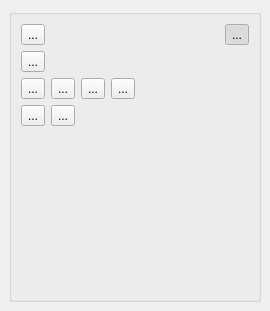
  <widget class="QDockWidget" name="toolWidget">
   <property name="sizePolicy">
    <sizepolicy hsizetype="Minimum" vsizetype="Minimum">
     <horstretch>0</horstretch>
     <verstretch>0</verstretch>
    </sizepolicy>
   </property>
   <property name="minimumSize">
    <size>
     <width>270</width>
     <height>311</height>
    </size>
   </property>
   <property name="autoFillBackground">
    <bool>false</bool>
   </property>
   <property name="styleSheet">
    <string notr="true">border-bottom-color: rgb(164, 0, 0);</string>
   </property>
   <property name="floating">
    <bool>false</bool>
   </property>
   <property name="features">
    <set>QDockWidget::DockWidgetFloatable</set>
   </property>
   <property name="windowTitle">
    <string>Outils de dessin</string>
   </property>
   <attribute name="dockWidgetArea">
    <number>1</number>
   </attribute>
   <widget class="QWidget" name="dockWidgetContents_2">
    <layout class="QGridLayout" name="gridLayout_4">
     <item row="0" column="1">
      <widget class="QGroupBox" name="groupBox">
       <property name="sizePolicy">
        <sizepolicy hsizetype="Minimum" vsizetype="Minimum">
         <horstretch>0</horstretch>
         <verstretch>0</verstretch>
        </sizepolicy>
       </property>
       <property name="title">
        <string/>
       </property>
       <property name="alignment">
        <set>Qt::AlignJustify|Qt::AlignVCenter</set>
       </property>
       <property name="flat">
        <bool>false</bool>
       </property>
       <layout class="QGridLayout" name="gridLayout_9">
        <item row="0" column="0">
         <layout class="QGridLayout" name="gridLayout_3">
          <item row="1" column="0">
           <layout class="QHBoxLayout" name="horizontalLayout_4">
            <item>
             <widget class="QToolButton" name="lineButton">
              <property name="focusPolicy">
               <enum>Qt::TabFocus</enum>
              </property>
              <property name="text">
               <string>...</string>
              </property>
              <property name="icon">
               <iconset resource="ressources.qrc">
                <normaloff>:/Icons/ressources/draw_line.png</normaloff>:/Icons/ressources/draw_line.png</iconset>
              </property>
              <property name="iconSize">
               <size>
                <width>32</width>
                <height>32</height>
               </size>
              </property>
              <property name="checkable">
               <bool>true</bool>
              </property>
              <property name="autoExclusive">
               <bool>true</bool>
              </property>
             </widget>
            </item>
            <item>
             <spacer name="horizontalSpacer">
              <property name="orientation">
               <enum>Qt::Horizontal</enum>
              </property>
              <property name="sizeHint" stdset="0">
               <size>
                <width>40</width>
                <height>20</height>
               </size>
              </property>
             </spacer>
            </item>
           </layout>
          </item>
          <item row="2" column="0">
           <layout class="QHBoxLayout" name="horizontalLayout_3">
            <item>
             <widget class="QToolButton" name="squareButton">
              <property name="text">
               <string>...</string>
              </property>
              <property name="icon">
               <iconset resource="ressources.qrc">
                <normaloff>:/Icons/ressources/Square.png</normaloff>:/Icons/ressources/Square.png</iconset>
              </property>
              <property name="iconSize">
               <size>
                <width>32</width>
                <height>32</height>
               </size>
              </property>
              <property name="checkable">
               <bool>true</bool>
              </property>
              <property name="autoExclusive">
               <bool>true</bool>
              </property>
              <property name="popupMode">
               <enum>QToolButton::DelayedPopup</enum>
              </property>
              <property name="toolButtonStyle">
               <enum>Qt::ToolButtonIconOnly</enum>
              </property>
              <property name="autoRaise">
               <bool>false</bool>
              </property>
              <property name="arrowType">
               <enum>Qt::NoArrow</enum>
              </property>
             </widget>
            </item>
            <item>
             <widget class="QToolButton" name="circleButton">
              <property name="text">
               <string>...</string>
              </property>
              <property name="icon">
               <iconset resource="ressources.qrc">
                <normaloff>:/Icons/ressources/Circle.png</normaloff>:/Icons/ressources/Circle.png</iconset>
              </property>
              <property name="iconSize">
               <size>
                <width>32</width>
                <height>32</height>
               </size>
              </property>
              <property name="checkable">
               <bool>true</bool>
              </property>
              <property name="autoExclusive">
               <bool>true</bool>
              </property>
              <property name="popupMode">
               <enum>QToolButton::DelayedPopup</enum>
              </property>
              <property name="toolButtonStyle">
               <enum>Qt::ToolButtonIconOnly</enum>
              </property>
              <property name="autoRaise">
               <bool>false</bool>
              </property>
              <property name="arrowType">
               <enum>Qt::NoArrow</enum>
              </property>
             </widget>
            </item>
            <item>
             <widget class="QToolButton" name="triangleButton">
              <property name="text">
               <string>...</string>
              </property>
              <property name="icon">
               <iconset resource="ressources.qrc">
                <normaloff>:/Icons/ressources/Triangle.png</normaloff>:/Icons/ressources/Triangle.png</iconset>
              </property>
              <property name="iconSize">
               <size>
                <width>32</width>
                <height>32</height>
               </size>
              </property>
              <property name="checkable">
               <bool>true</bool>
              </property>
              <property name="autoExclusive">
               <bool>true</bool>
              </property>
              <property name="popupMode">
               <enum>QToolButton::DelayedPopup</enum>
              </property>
              <property name="toolButtonStyle">
               <enum>Qt::ToolButtonIconOnly</enum>
              </property>
              <property name="autoRaise">
               <bool>false</bool>
              </property>
              <property name="arrowType">
               <enum>Qt::NoArrow</enum>
              </property>
             </widget>
            </item>
            <item>
             <widget class="QToolButton" name="pointButton">
              <property name="focusPolicy">
               <enum>Qt::TabFocus</enum>
              </property>
              <property name="text">
               <string>...</string>
              </property>
              <property name="icon">
               <iconset resource="ressources.qrc">
                <normaloff>:/Icons/ressources/draw_polyline.png</normaloff>:/Icons/ressources/draw_polyline.png</iconset>
              </property>
              <property name="iconSize">
               <size>
                <width>32</width>
                <height>32</height>
               </size>
              </property>
              <property name="checkable">
               <bool>true</bool>
              </property>
              <property name="autoExclusive">
               <bool>true</bool>
              </property>
             </widget>
            </item>
            <item>
             <spacer name="horizontalSpacer_2">
              <property name="orientation">
               <enum>Qt::Horizontal</enum>
              </property>
              <property name="sizeHint" stdset="0">
               <size>
                <width>40</width>
                <height>20</height>
               </size>
              </property>
             </spacer>
            </item>
           </layout>
          </item>
          <item row="3" column="0">
           <layout class="QHBoxLayout" name="horizontalLayout_2">
            <item>
             <widget class="QToolButton" name="textButton">
              <property name="text">
               <string>...</string>
              </property>
              <property name="icon">
               <iconset resource="ressources.qrc">
                <normaloff>:/Icons/ressources/Text2.png</normaloff>:/Icons/ressources/Text2.png</iconset>
              </property>
              <property name="iconSize">
               <size>
                <width>32</width>
                <height>32</height>
               </size>
              </property>
              <property name="checkable">
               <bool>true</bool>
              </property>
              <property name="checked">
               <bool>false</bool>
              </property>
              <property name="autoExclusive">
               <bool>true</bool>
              </property>
             </widget>
            </item>
            <item>
             <widget class="QToolButton" name="pictureButton">
              <property name="text">
               <string>...</string>
              </property>
              <property name="icon">
               <iconset resource="ressources.qrc">
                <normaloff>:/Icons/ressources/picture.png</normaloff>:/Icons/ressources/picture.png</iconset>
              </property>
              <property name="iconSize">
               <size>
                <width>32</width>
                <height>32</height>
               </size>
              </property>
              <property name="checkable">
               <bool>true</bool>
              </property>
              <property name="autoExclusive">
               <bool>true</bool>
              </property>
             </widget>
            </item>
            <item>
             <spacer name="horizontalSpacer_5">
              <property name="orientation">
               <enum>Qt::Horizontal</enum>
              </property>
              <property name="sizeHint" stdset="0">
               <size>
                <width>40</width>
                <height>20</height>
               </size>
              </property>
             </spacer>
            </item>
           </layout>
          </item>
          <item row="0" column="0">
           <layout class="QHBoxLayout" name="horizontalLayout_9">
            <item>
             <widget class="QToolButton" name="freeDrawButton">
              <property name="focusPolicy">
               <enum>Qt::TabFocus</enum>
              </property>
              <property name="text">
               <string>...</string>
              </property>
              <property name="icon">
               <iconset resource="ressources.qrc">
                <normaloff>:/Icons/ressources/drawings.png</normaloff>:/Icons/ressources/drawings.png</iconset>
              </property>
              <property name="iconSize">
               <size>
                <width>32</width>
                <height>32</height>
               </size>
              </property>
              <property name="checkable">
               <bool>true</bool>
              </property>
              <property name="autoExclusive">
               <bool>true</bool>
              </property>
             </widget>
            </item>
            <item>
             <spacer name="horizontalSpacer_3">
              <property name="orientation">
               <enum>Qt::Horizontal</enum>
              </property>
              <property name="sizeHint" stdset="0">
               <size>
                <width>40</width>
                <height>20</height>
               </size>
              </property>
             </spacer>
            </item>
            <item>
             <widget class="QToolButton" name="cursorButton">
              <property name="focusPolicy">
               <enum>Qt::TabFocus</enum>
              </property>
              <property name="text">
               <string>...</string>
              </property>
              <property name="icon">
               <iconset resource="ressources.qrc">
                <normaloff>:/Icons/ressources/Pointer.png</normaloff>:/Icons/ressources/Pointer.png</iconset>
              </property>
              <property name="iconSize">
               <size>
                <width>32</width>
                <height>32</height>
               </size>
              </property>
              <property name="checkable">
               <bool>true</bool>
              </property>
              <property name="checked">
               <bool>true</bool>
              </property>
              <property name="autoExclusive">
               <bool>true</bool>
              </property>
             </widget>
            </item>
           </layout>
          </item>
         </layout>
        </item>
        <item row="1" column="0">
         <spacer name="verticalSpacer_3">
          <property name="orientation">
           <enum>Qt::Vertical</enum>
          </property>
          <property name="sizeHint" stdset="0">
           <size>
            <width>20</width>
            <height>40</height>
           </size>
          </property>
         </spacer>
        </item>
       </layout>
      </widget>
     </item>
    </layout>
   </widget>
  </widget>
